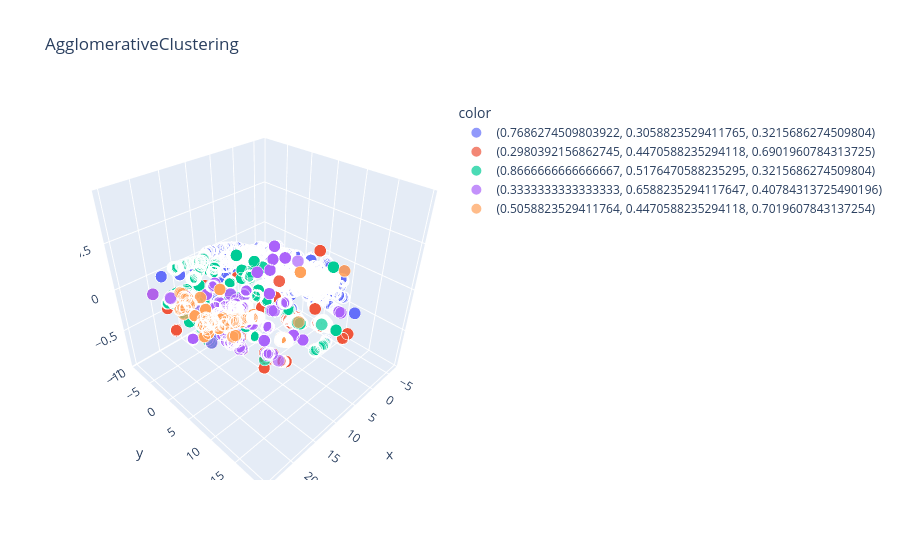

Write notebook code for a chart like this one.
### Markdown cell above
#### AgglomerativeClustering

### Code cell
from sklearn.cluster import AgglomerativeClustering

plot_clusters(X_embedded_pca, AgglomerativeClustering, (), {'n_clusters': 5, 'linkage': 'average', 'metric': 'cosine'})

### Figure 1 — Plotly figure (JSON) as saved in the notebook; plotly's stock layout.template omitted (floating-point values rounded to 4 significant figures; data arrays with more than 128 entries replaced by an {"elided": "..."} marker saying what was removed)
{"data": [{"hovertemplate": "color=(0.7686274509803922, 0.3058823529411765, 0.3215686274509804)<br>x=%{x}<br>y=%{y}<br>z=%{z}<br>size=%{marker.size}<extra></extra>", "legendgroup": "(0.7686274509803922, 0.3058823529411765, 0.3215686274509804)", "marker": {"color": "#636efa", "size": {"elided": "10152 int values"}, "sizemode": "area", "sizeref": 0.005, "symbol": "circle"}, "mode": "markers", "name": "(0.7686274509803922, 0.3058823529411765, 0.3215686274509804)", "scene": "scene", "showlegend": true, "type": "scatter3d", "x": {"elided": "10152 float values"}, "y": {"elided": "10152 float values"}, "z": {"elided": "10152 float values"}}, {"hovertemplate": "color=(0.2980392156862745, 0.4470588235294118, 0.6901960784313725)<br>x=%{x}<br>y=%{y}<br>z=%{z}<br>size=%{marker.size}<extra></extra>", "legendgroup": "(0.2980392156862745, 0.4470588235294118, 0.6901960784313725)", "marker": {"color": "#EF553B", "size": {"elided": "2194 int values"}, "sizemode": "area", "sizeref": 0.005, "symbol": "circle"}, "mode": "markers", "name": "(0.2980392156862745, 0.4470588235294118, 0.6901960784313725)", "scene": "scene", "showlegend": true, "type": "scatter3d", "x": {"elided": "2194 float values"}, "y": {"elided": "2194 float values"}, "z": {"elided": "2194 float values"}}, {"hovertemplate": "color=(0.8666666666666667, 0.5176470588235295, 0.3215686274509804)<br>x=%{x}<br>y=%{y}<br>z=%{z}<br>size=%{marker.size}<extra></extra>", "legendgroup": "(0.8666666666666667, 0.5176470588235295, 0.3215686274509804)", "marker": {"color": "#00cc96", "size": {"elided": "4226 int values"}, "sizemode": "area", "sizeref": 0.005, "symbol": "circle"}, "mode": "markers", "name": "(0.8666666666666667, 0.5176470588235295, 0.3215686274509804)", "scene": "scene", "showlegend": true, "type": "scatter3d", "x": {"elided": "4226 float values"}, "y": {"elided": "4226 float values"}, "z": {"elided": "4226 float values"}}, {"hovertemplate": "color=(0.3333333333333333, 0.6588235294117647, 0.40784313725490196)<br>x=%{x}<br>y=%{y}<br>z=%{z}<br>size=%{marker.size}<extra></extra>", "legendgroup": "(0.3333333333333333, 0.6588235294117647, 0.40784313725490196)", "marker": {"color": "#ab63fa", "size": {"elided": "2785 int values"}, "sizemode": "area", "sizeref": 0.005, "symbol": "circle"}, "mode": "markers", "name": "(0.3333333333333333, 0.6588235294117647, 0.40784313725490196)", "scene": "scene", "showlegend": true, "type": "scatter3d", "x": {"elided": "2785 float values"}, "y": {"elided": "2785 float values"}, "z": {"elided": "2785 float values"}}, {"hovertemplate": "color=(0.5058823529411764, 0.4470588235294118, 0.7019607843137254)<br>x=%{x}<br>y=%{y}<br>z=%{z}<br>size=%{marker.size}<extra></extra>", "legendgroup": "(0.5058823529411764, 0.4470588235294118, 0.7019607843137254)", "marker": {"color": "#FFA15A", "size": {"elided": "1643 int values"}, "sizemode": "area", "sizeref": 0.005, "symbol": "circle"}, "mode": "markers", "name": "(0.5058823529411764, 0.4470588235294118, 0.7019607843137254)", "scene": "scene", "showlegend": true, "type": "scatter3d", "x": {"elided": "1643 float values"}, "y": {"elided": "1643 float values"}, "z": {"elided": "1643 float values"}}], "layout": {"legend": {"itemsizing": "constant", "title": {"text": "color"}, "tracegroupgap": 0}, "scene": {"domain": {"x": [0, 1], "y": [0, 1]}, "xaxis": {"title": {"text": "x"}}, "yaxis": {"title": {"text": "y"}}, "zaxis": {"title": {"text": "z"}}}, "title": {"text": "AgglomerativeClustering"}}}
